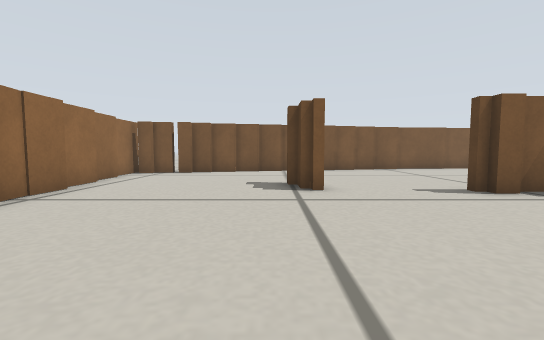
view 1 (above)

16 first-person views from a walk through a Gazebo world. The camera is 0.18 m above the floor, tilts 4° down and sees 90° across. The floor is counted in squares, 0.2 m on a side. Each view is taken from the middle of a square. On the plan, view 1 faces up. The plan holds only what a view shows up to about 11 squares ahead; the rest is blank. The place goes on beyond the plan.

view 2
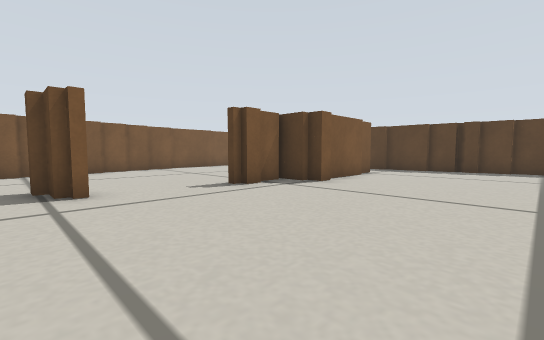

view 3
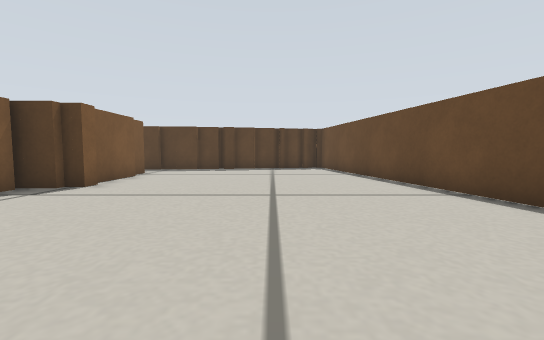

view 4
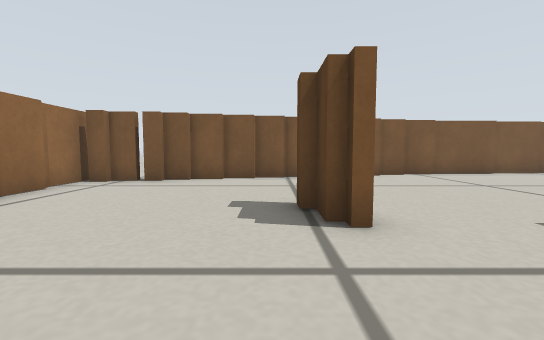

view 5
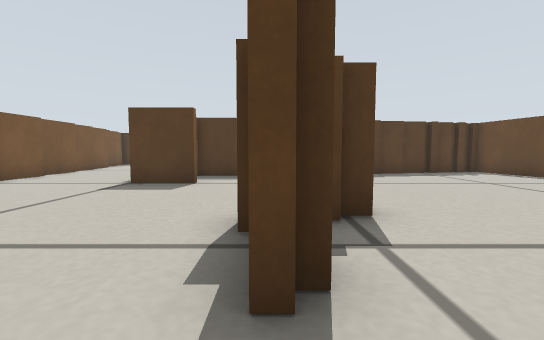

view 6
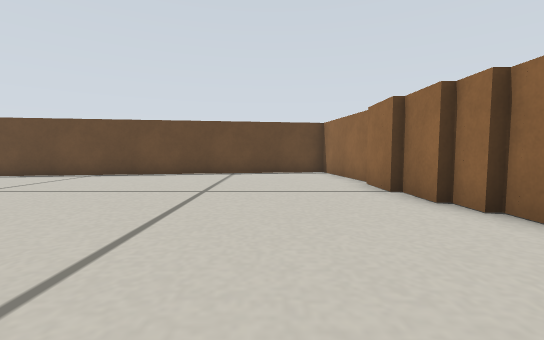

view 7
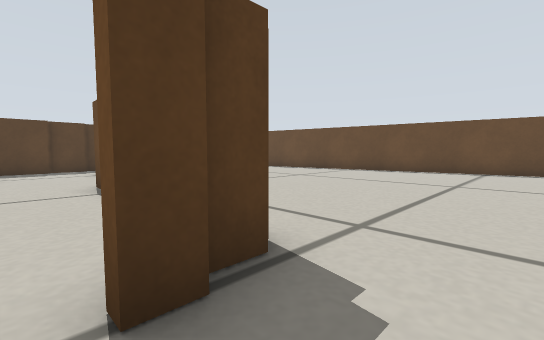

view 8
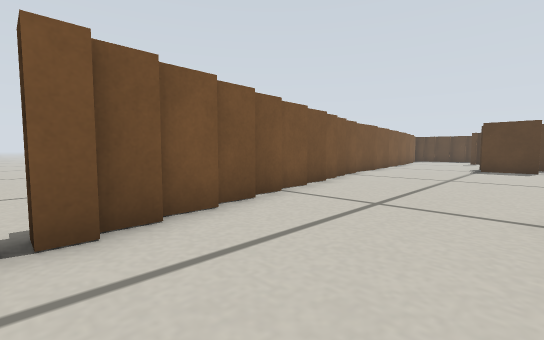

view 9
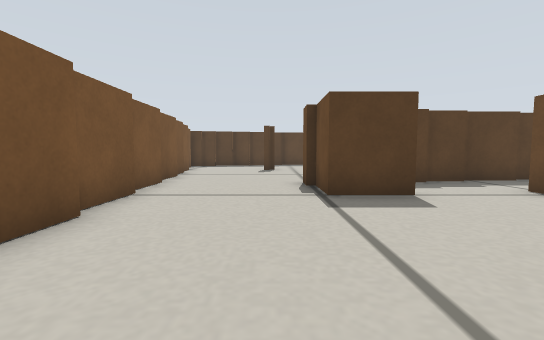

view 10
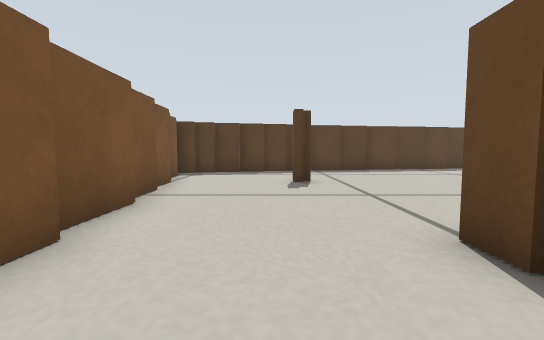

view 11
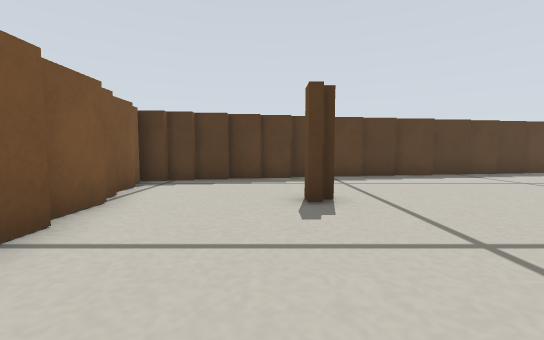

view 12
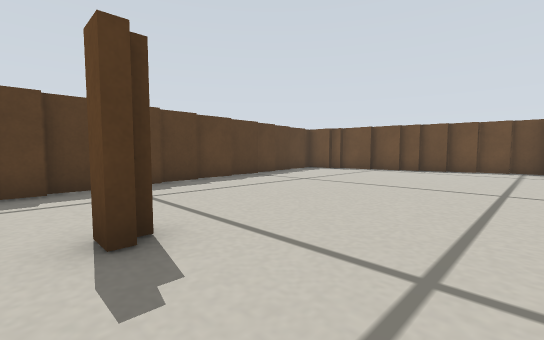

view 13
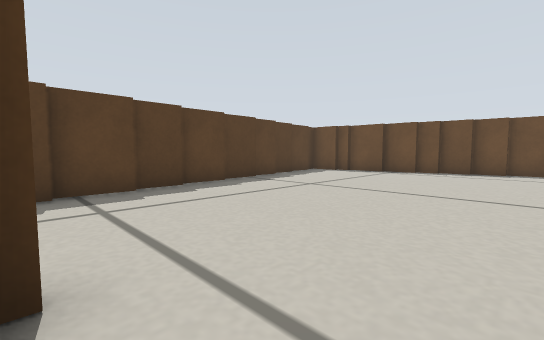

view 14
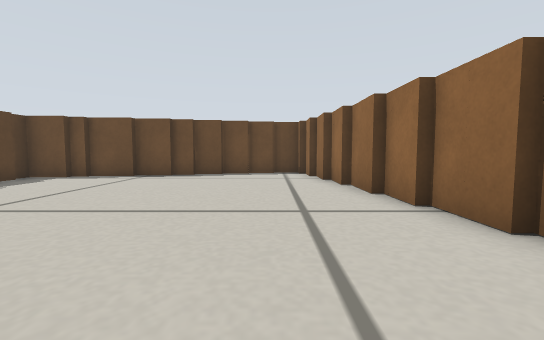

view 15
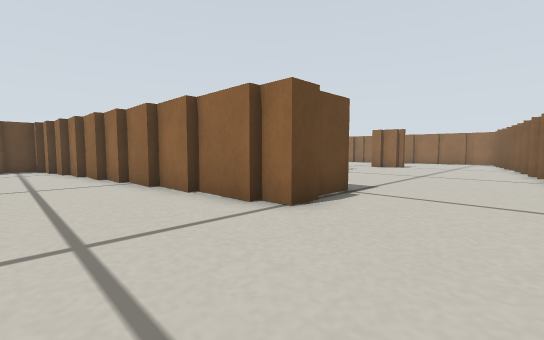

view 16
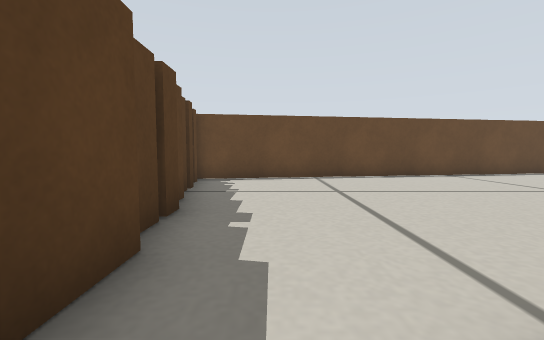

### Floor plan
Points are (right, up) in squares from view 1. A wall is a line through its corners. A room is listed if a view was taken in it or the views show most of it. See-through windows are left out.
Room 1 (views 1, 2, 3, 4, 5, 6, 7, 8, 9, 10, 16)
walls: (5.2, 5.6) (4.6, 5.6); (6.4, 5) (6.4, 6.1); (6.2, 5.9) (5.4, 5.9); (6.1, 6.4) (6.8, 6.4); (7.2, 4.6) (6.7, 4.6) (6.7, 5.1); (0.7, 6.2) (0.7, 7.1); (0.4, 7) (0.4, 7.6); (9.8, 4.9) (7.5, 4.9); (10.5, 5.4) (11, 5.4); (11, 5.1) (10.1, 5.1); (10.4, 8) (10.4, 9.9) (12, 9.9); (-3.8, 1.4) (-3.8, 0.1); (-4.1, 2.1) (-4.1, 1.2); (-4.3, 2.8) (-4.3, 2); (-3.6, 0.1) (-3.6, -1.4); (3, 12.6) (2, 12.6); (1.8, 12.4) (0.4, 12.4); (0.5, 12.1) (-0.6, 12.1); (4, 12.9) (3.2, 12.9); (12.9, 5.2) (12.9, 6.6); (-4.9, 5.5) (-4.8, 4.6); (12.7, 6.5) (12.7, 8.6); (-0.5, 11.9) (-1.6, 11.9); (-4.8, 6.4) (-4.8, 5.2); (5, 13.1) (4, 13.1); (13.2, 3.5) (13.2, 5.2); (-1.5, 11.6) (-2.6, 11.6); (13.4, 2.5) (13.4, 3.5); (-3.7, -1.8) (-3.2, -5.1); (6.2, 13.4) (5, 13.4); (13.4, 1.8) (13.4, 2.4); (-2.5, 11.4) (-3.4, 11.4); (-5.1, 7.9) (-5.1, 6.6); (11.9, 10.1) (12.7, 10.1); (-3.2, 11.1) (-3.8, 11.1); (13.7, 0.8) (13.7, 1.9); (-1.1, -5.1) (14.4, -2.6); (-4, 11.1) (-4.9, 11.1); (8.8, 13.6) (6.2, 13.6); (-5.3, 9.4) (-5.3, 8.2); (13.9, -0.8) (13.9, 0.9); (-4.8, 10.9) (-5.4, 10.9); (-5.6, 11.2) (-5.6, 9.8); (10.8, 13.9) (8.9, 13.9); (12.8, 14.1) (11, 14.1)
ways out: opening at (13, 12) to room 2; gap at (-5, 11)
Room 2 (views 11, 12, 13, 14, 15)
walls: (17.6, 11.4) (18.2, 11.4); (13.4, 6.2) (13.4, 4.5); (22.7, 7.5) (22.7, 8.9); (22.4, 8.8) (22.4, 10.4); (13.7, 4.8) (13.7, 3.4); (13.2, 7.8) (13.2, 6); (22.9, 6) (22.9, 7.5); (22.2, 10.2) (22.2, 11.4); (13.9, 3.5) (13.9, 1.9); (12.9, 9.4) (12.9, 7.6); (21.9, 11.2) (21.9, 12.4); (23.2, 4.5) (23.2, 6); (12.7, 10.1) (12.7, 9.4); (14.2, 1.9) (14.2, 0.6); (21.7, 12.2) (21.7, 13.4); (23.4, 3.2) (23.4, 4.5); (21.4, 13.2) (21.4, 14.4); (14.4, 0.6) (14.4, -0.6); (23.7, 2) (23.7, 3.2); (16.2, 14.6) (15.1, 14.6); (21.2, 14.2) (21.2, 15.1); (17.8, 14.9) (16.4, 14.9); (19.6, -0.9) (21, -0.9); (14.8, 14.4) (12.9, 14.4); (18.5, 15.1) (18, 15.1); (20.9, -0.6) (22.5, -0.6); (18.9, -1.1) (19.8, -1.1); (14.7, -0.6) (14.7, -1.6); (17.9, -1.4) (19, -1.4); (20.9, 15) (20.9, 15.9); (19.8, 15.4) (18.8, 15.4); (22.4, -0.4) (23, -0.4); (22.9, -0.1) (24.2, -0.1); (16.9, -1.6) (18, -1.6); (23.9, 0.6) (23.9, 2); (15.9, -1.9) (17, -1.9); (14.9, -2.1) (16, -2.1)
ways out: opening at (13, 12) to room 1

Positions as (right, up) in squares from view 1, and headings:
1: (0, 0), facing up
2: (0, 0), facing up-right
3: (0, 0), facing right
4: (0, 3), facing up
5: (3, 6), facing right
6: (-1, 6), facing down
7: (-1, 8), facing down-right
8: (-4, 8), facing up-right
9: (5, 11), facing right
10: (10, 12), facing right
11: (13, 12), facing right
12: (15, 12), facing down-right
13: (16, 11), facing down-right
14: (16, 9), facing down
15: (16, 13), facing down-left
16: (12, 6), facing down
